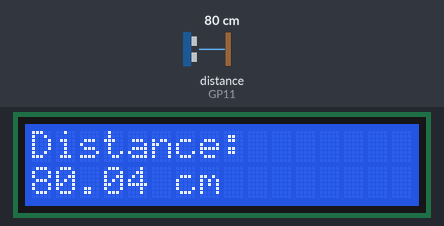
A program run on a simulated Raspberry Pi Pico running MicroPython. On the bench: 16×2 character LCD. The test bench sets the inputs (shaded band); at power-on: distance to the obstacle (sensor on GP11) 80 cm. The echo pulse lasts 58.3 µs per cm; library files of the repository ran but are not shown: pico_i2c_lcd.py.

Above: at 3.2 s.
3.3 s: distance to the obstacle (sensor on GP11) set to 2 cm
At 5.0 s:
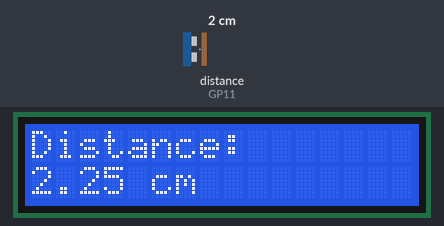
7.4 s: distance to the obstacle (sensor on GP11) set to 120 cm
At 9.2 s:
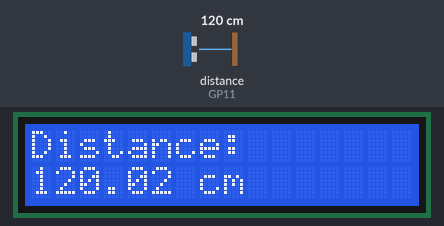
11.5 s: distance to the obstacle (sensor on GP11) set to 4 cm
At 12.3 s:
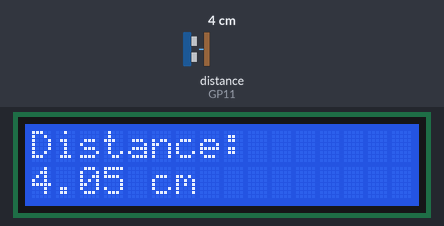
Timing chart, 0 to 14.5 s (numbered marks = the images above; inputs shaded):
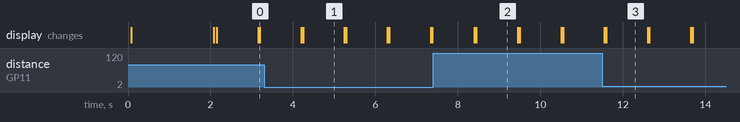

Measured:
- after the input at 7.4 s, the display: first differs from a run without the input after 1.0 s (image 2)
- after the input at 11.5 s, the display: first differs from a run without the input after 0.10 s (image 3)
- what the display in image 1 shows lasts 1.0 s, from 4.2 s to 5.2 s

The program:

main.py
```python
#from pico_i2c_lcd import I2cLcd
#from machine import I2C
#from machine import Pin
#import utime as time

#i2c = I2C(id=1,scl=Pin(27),sda=Pin(26),freq=100000)
#lcd = I2cLcd(i2c, 0x27, 2, 16) # LCD 16x2

#lcd.putstr('Hello Harsh')

from pico_i2c_lcd import I2cLcd
from machine import I2C, Pin
import utime as time

# I2C LCD setup (GPIO27 = SCL, GPIO26 = SDA)
i2c = I2C(id=1, scl=Pin(27), sda=Pin(26), freq=100000)
lcd = I2cLcd(i2c, 0x27, 2, 16)  # Adjust address to 0x3F if needed

# Ultrasonic sensor pins
TRIG = Pin(10, Pin.OUT)
ECHO = Pin(11, Pin.IN)

# Startup message
lcd.clear()
lcd.putstr("Hello Harsh")
time.sleep(2)
lcd.clear()

# Function to get distance in cm
def get_distance():
    TRIG.low()
    time.sleep_us(2)
    TRIG.high()
    time.sleep_us(10)
    TRIG.low()

    while ECHO.value() == 0:
        signaloff = time.ticks_us()
    while ECHO.value() == 1:
        signalon = time.ticks_us()

    time_passed = time.ticks_diff(signalon, signaloff)
    distance_cm = (time_passed * 0.0343) / 2
    return distance_cm

# Main loop
while True:
    try:
        distance = get_distance()
        lcd.clear()
        lcd.putstr("Distance:\n{:.2f} cm".format(distance))
        time.sleep(1)
    except Exception as e:
        lcd.clear()
        lcd.putstr("Error")
        time.sleep(1)
```
